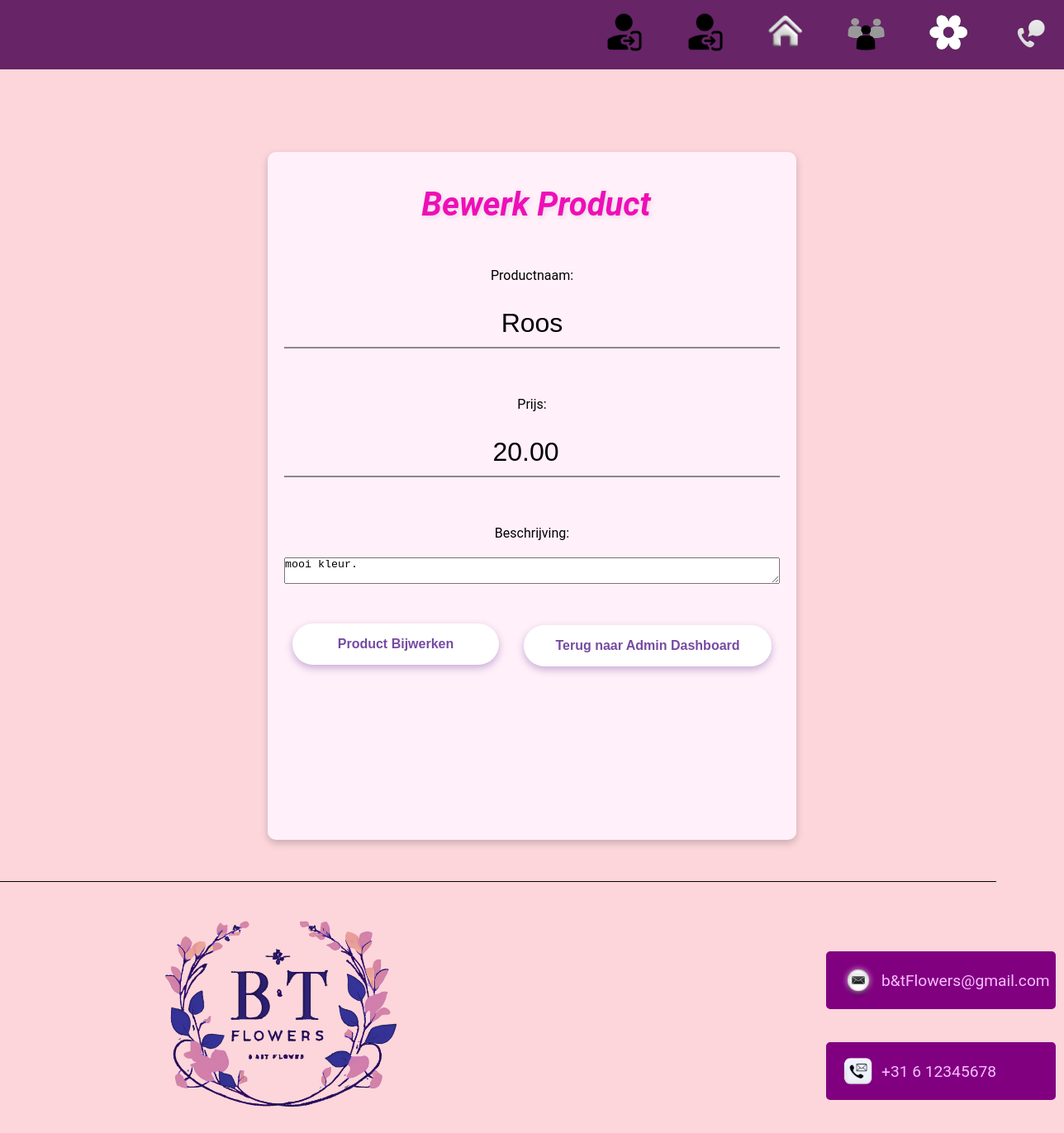
Page /edit_product.php?id=4 (signed in) on the committed database.
### tables this page shows
CREATE TABLE `products` (
  `id` int(11) NOT NULL,
  `name` varchar(50) NOT NULL,
  `price` decimal(10,2) NOT NULL,
  `description` text NOT NULL,
  `image` varchar(255) NOT NULL
);

### user-functions.php (called while the page is built, shortened)
<?php
require_once 'user_database.php';
function getProductById($id) {
    global $pdo;
    $stmt = $pdo->prepare("SELECT * FROM products WHERE id = :id");
    $stmt->execute([':id' => $id]);
    return $stmt->fetch(PDO::FETCH_ASSOC);
}
?>

### edit_product.php (the view, shortened to what this page needs)
<?php
require_once "views/header.php";
require_once 'user-functions.php';
$product = null;
if (isset($_GET['id'])) {
    $product = getProductById($_GET['id']);
}
?>
<!DOCTYPE html>
<html lang="nl">
<head>
    <link rel="stylesheet" href="css/style.css">
</head>
<body>
<div class="edit-product-container">
    <h2 class="edit-product-title">Bewerk Product</h2>
    <form class="edit-product-form" action="edit_product.php" method="post">
        Productnaam: <input type="text" name="name" value="<?= htmlspecialchars($product['name']) ?>" required><br><br>
        Prijs: <input type="number" name="price" value="<?= htmlspecialchars($product['price']) ?>" required><br><br>
        Beschrijving: <textarea name="description" required><?= htmlspecialchars($product['description']) ?></textarea><br><br>
        <button class="edit-btn" type="submit">Product Bijwerken</button>
        <button class="edit-dashboard-btn"><a href="admin_dashboard.php">Terug naar Admin Dashboard</a></button>
    </form>
</div>
<?php require_once "views/footer.php"; ?>
</body>
</html>

### css/style.css (style rules this page uses)
:root { --text-color: black; --bg-color: #f2f2f2; --home-background-color: black; --home-text-color: white; --border-color: #79125b; --hover-color: magenta; --social-icons-color: #b817ca; --social-icons-border: #8728b4; --social-icons-background: pink; --btn-background-color: #111; --border-bottom-focus-color: #de69f9; --border-bottom-input-color: #8c8989; --input-label-color: #655656; --text-shadow-color: #b817ca; --contact-page-text-color: #ef0eb7; --box-shadow-img: rgba(0, 0, 0, 0.5); --contact-form-h2-color: #ea75cc; }
* { margin:0;padding:0; }
body { font-family: 'Roboto', sans-serif; background-color: #fcd6da; color: var(--text-color); }
button { display: block; text-align: center; font-size: 1.2em; color: var(--home-text-color); text-decoration: none; margin-top: 10px; padding: 8px 12px; border: 2px solid var(--border-color); border-radius: 5px; background-color: var(--btn-background-color); transition: 0.3s; width: 250px; }
:root { --primary-color: #764ba2; --primary-hover: #5a3780; --background-color: #f7f5fb; --card-background: rgba(255 255 255 / 0.85); --shadow-color: rgba(118, 75, 162, 0.3); --text-primary: #2c2c2c; --text-secondary: #5c5470; --text-muted: #a097b8; --text-shadow-color: rgba(118, 75, 162, 0.15); --border-radius: 16px; --gap: 24px; --transition: 0.35s ease; }
button > a { display: block; width: 100%; height: 100%; color: inherit; text-decoration: none; user-select: none; }
.edit-product-container { display: grid; grid-template-columns: 1fr; grid-template-rows: 100px auto auto 100px; grid-template-areas: "hd" "auth-form" "auth-footer" "ft1"; max-width: 600px; margin: auto; text-align: center; padding: 40px 20px; background-color: #fff0f9; border-radius: 10px; box-shadow: 0 4px 10px rgba(0, 0, 0, 0.2); margin-top: 100px; margin-bottom: 350px; }
.edit-product-title { grid-area: hd; font-size: 2.5em; font-style: italic; text-shadow: 2px 2px 5px var(--text-shadow-color); color: var(--contact-page-text-color); margin-bottom: 20px; margin-left: 10px; }
.edit-product-form { grid-area: auth-form; display: flex; flex-direction: column; gap: 20px; }
.edit-product-form input { padding: 10px; font-size: 2em; border: none; border-bottom: 2px solid var(--border-bottom-input-color); background-color: transparent; transition: 0.3s; text-align: center; }
.edit-btn { background: #ffffff; color: #764ba2; border: none; padding: 12px 25px; font-weight: 600; border-radius: 30px; cursor: pointer; font-size: 1rem; transition: background-color 0.3s ease, color 0.3s ease; box-shadow: 0 4px 10px rgba(118,75,162,0.4); min-width: 120px; width: 250px; height: 50px; margin-top: -30px; margin-left: 10px; display: flex; justify-content: center; align-items: center; text-decoration: none; }
.edit-dashboard-btn { background: #ffffff; color: #764ba2; border: none; padding: 12px 25px; font-weight: 600; border-radius: 30px; cursor: pointer; font-size: 1rem; transition: background-color 0.3s ease, color 0.3s ease; box-shadow: 0 4px 10px rgba(118,75,162,0.4); min-width: 120px; width: 300px; height: 50px; margin-top: -68px; margin-left: 290px; text-align: center; }
.edit-dashboard-btn a { color: inherit; text-decoration: none; display: block; display: flex; justify-content: center; align-items: center; }

### rows in the picture
products: name "Roos", price "20.00", description "mooi kleur."
